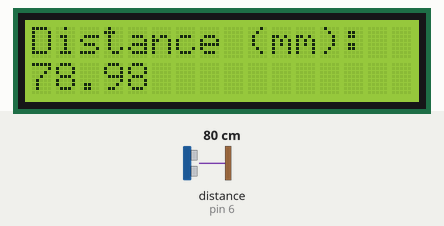
Recording of a sketch running on a simulated Arduino Uno, built with avr-gcc and run on an emulated ATmega328P. On the bench: 16×2 character LCD. Wiring (inferred from the names in the program): ultrasonic range finder: trigger pin 7; echo pin 6. Inputs (shaded band) come from the test bench; at power-on: distance to the obstacle (sensor on pin 6) 80 cm. The echo pulse lasts 58.3 µs per cm.

Above: at 1.2 s.
1.3 s: distance to the obstacle (sensor on pin 6) set to 2 cm
At 2.5 s:
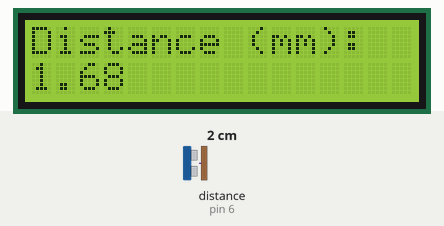
4.0 s: distance to the obstacle (sensor on pin 6) set to 35 cm
At 5.5 s:
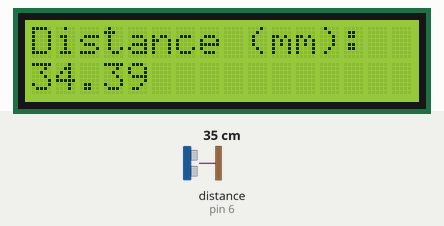
7.5 s: distance to the obstacle (sensor on pin 6) set to 4 cm
At 9.0 s:
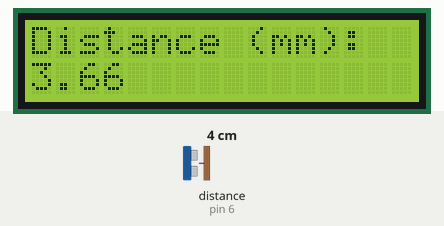
Timing chart, 0 to 10.5 s (numbered marks = the images above; inputs shaded):
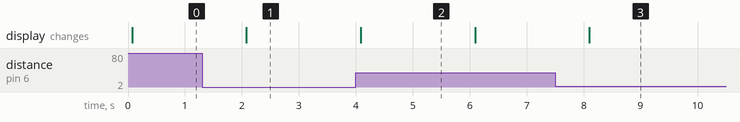

The sketch:

rangefinder.ino
```cpp
#include <LiquidCrystal.h>

LiquidCrystal lcd(12, 11, 5, 4, 3, 2);

const int trigPin = 7;
const int echoPin = 6;

void setup() {
  lcd.begin(16, 2);
  pinMode(trigPin, OUTPUT);
  pinMode(echoPin, INPUT);
}

void loop() {
  digitalWrite(trigPin, LOW);
  delayMicroseconds(2);
  digitalWrite(trigPin, HIGH);
  delayMicroseconds(10);
  digitalWrite(trigPin, LOW);

  long duration = pulseIn(echoPin, HIGH);
  float distance_mm = duration * 0.034 / 2;
  float distance_in = distance_mm * 0.03937;

  lcd.clear();
  lcd.setCursor(0, 0);
  lcd.print("Distance (mm):");
  lcd.setCursor(0, 1);
  lcd.print(distance_mm);

  delay(2000);

}
```

Measured:
- after the input at 1.3 s, the display: changes after 0.78 s (image 1)
- after the input at 4.0 s, the display: changes after 0.09 s (image 2)
- after the input at 7.5 s, the display: changes after 0.60 s (image 3)
- what the display in image 2 shows lasts 2.0 s, from 4.1 s to 6.1 s
